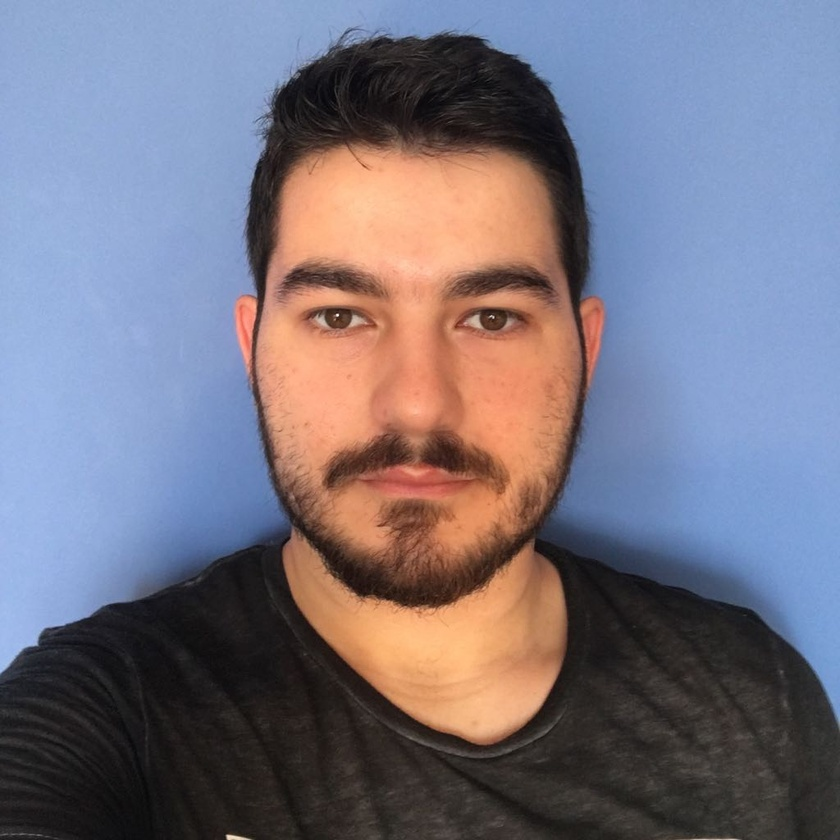
#> input picture program0/images/mustafa.jpeg, 840 x 840 px, shrunk from 1024 x 1024 before the run
$ python rgb_to_grayscale.py
#> lines starting #> are read from the running program, lines starting #| are printed output that depends on the picture; long printed decimals are rounded
import cv2
import numpy as np
import math

Icolor = cv2.imread('images/mustafa.jpeg')
#> Icolor is the input picture: shape (840, 840, 3); mean B, G, R 128.5, 114.9, 118.7

height = np.size(Icolor, 0)
#> height = 840
width = np.size(Icolor, 1)
#> width = 840

Igray = np.zeros((height, width))

Igray[:,:] = Icolor[:,:,0]
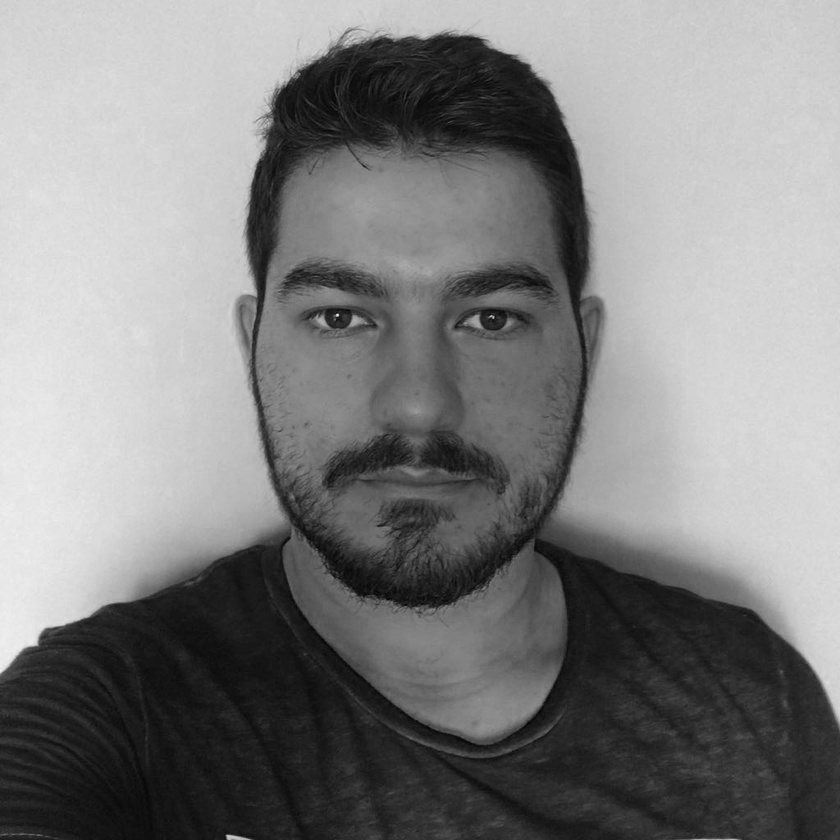
#> Igray: shape (840, 840) float64; min 2, max 241, mean 128.5
Igray[:,:] += Icolor[:,:,1]
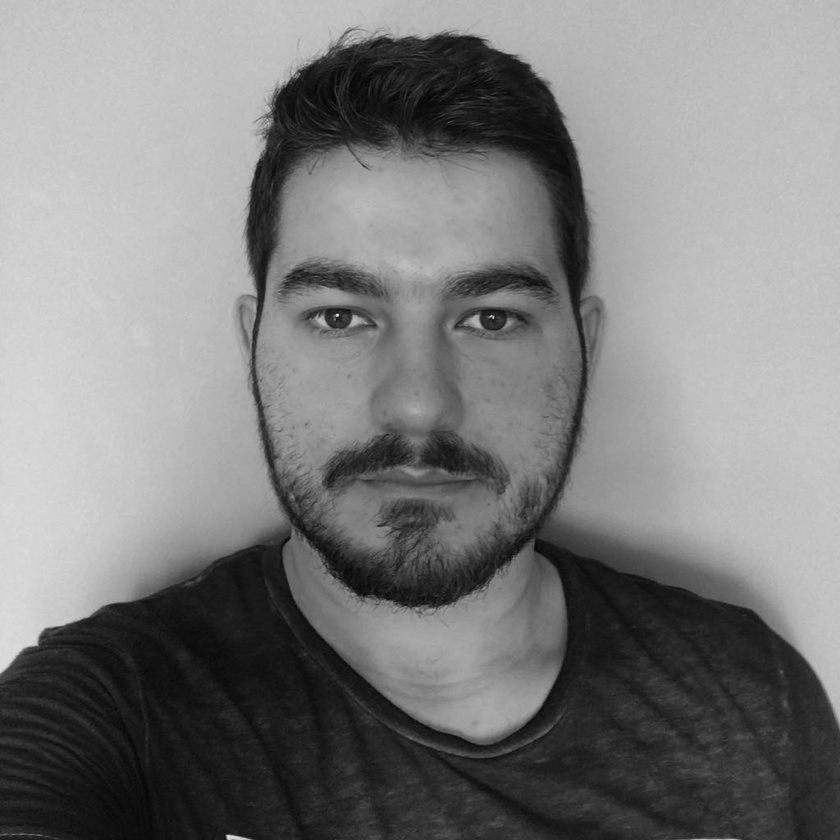
#> Igray: shape (840, 840) float64; min 4, max 492, mean 243.4; drawn with min black and max white
Igray[:,:] += Icolor[:,:,2]
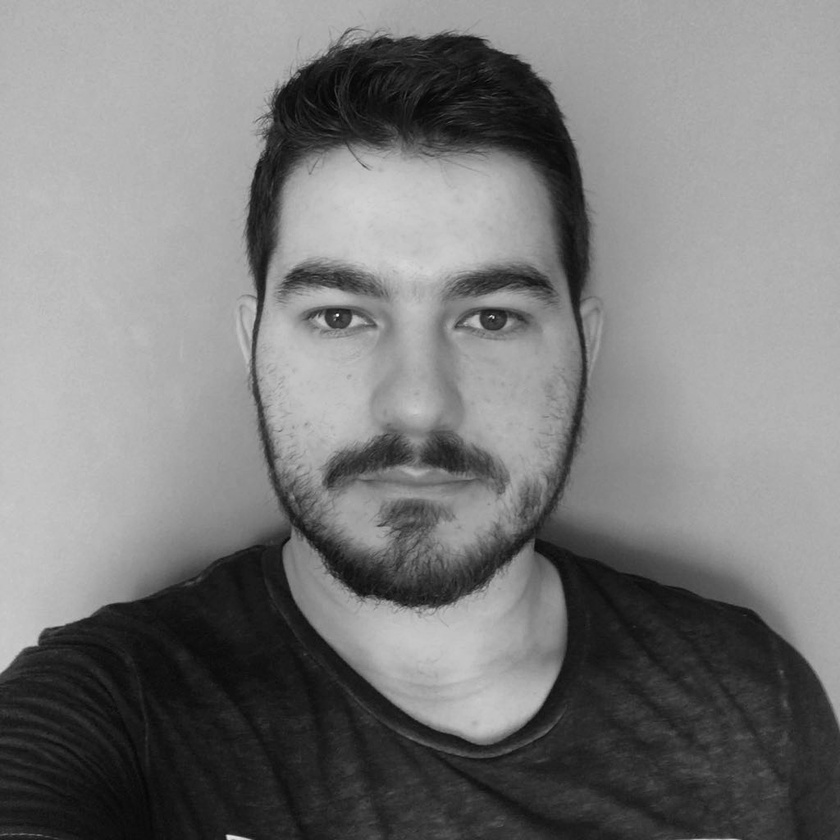
#> Igray: shape (840, 840) float64; min 5, max 747, mean 362.1; drawn with min black and max white
Igray[:,:] /= 3

cv2.imwrite("gray.png", Igray)

# Test

max = np.amax(Igray)
#> max = 249
min = np.amin(Igray)
#> min = 1.67

# max = 249.0 , min = 0.666666666667
print("max =", max, ", min =", min)
#| max = 249.0 , min = 1.667

print("This image can be represented with at least", math.ceil(math.log(max-min, 2)), "bits.")
#| This image can be represented with at least 8 bits.
